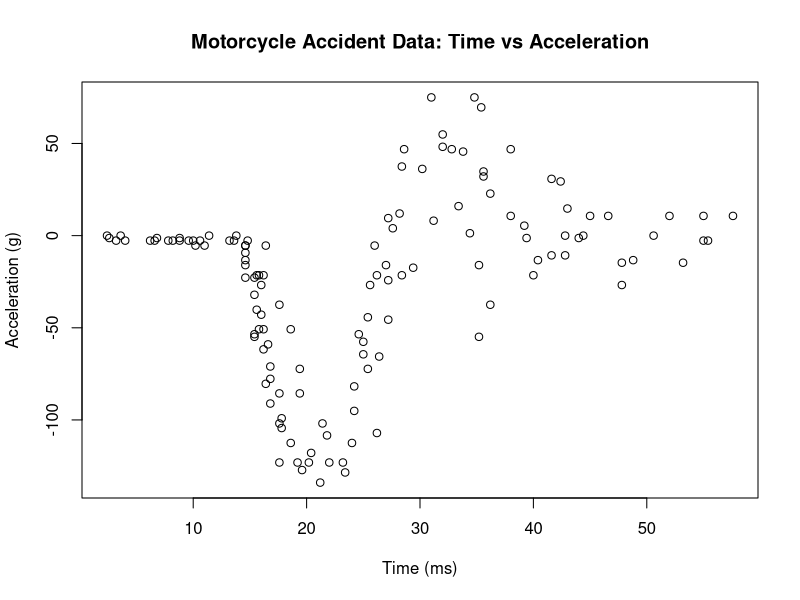
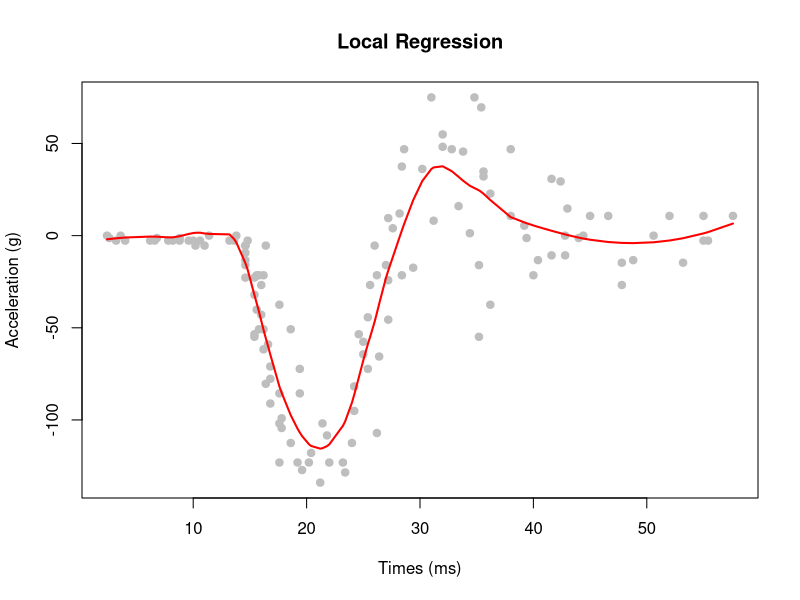
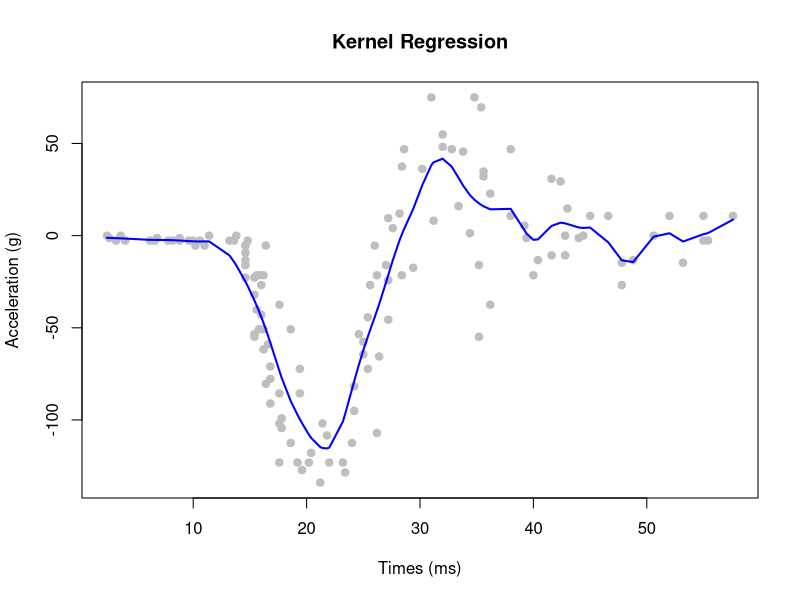
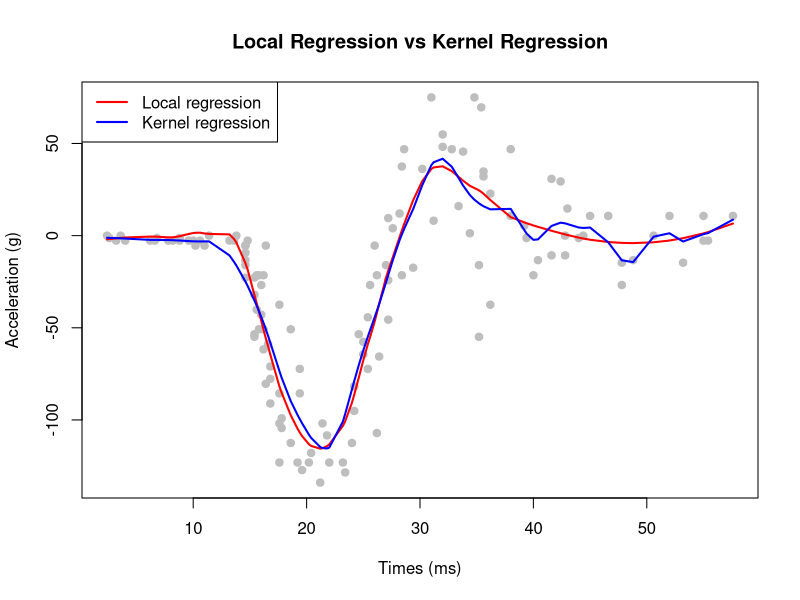

Reproduce these figures in R, in order.
#HW4 202012349 스마트ICT융합공학과 박성윤
# 1-(a) Parametric bootstrap

data(faithful)
eru <- faithful$eruptions
n <- length(eru)
B <- 1000   

hatmu  <- mean(eru)
hatsig <- sd(eru)
Vec <- numeric(B)

set.seed(123)
for (i in 1:B){
  Xb <- rnorm(n, hatmu, hatsig)   
  Vec[i] <- mean(Xb)              
}

MSE_par <- mean((Vec - hatmu)^2)
MSE_par


# 1-(b) Nonparametric bootstrap

data(faithful)
eru <- faithful$eruptions
n <- length(eru)
B <- 1000

hatmean <- mean(eru)
Vec <- numeric(B)

set.seed(123)
for (i in 1:B){
  Xb <- sample(eru, size=n, replace=TRUE)  
  Vec[i] <- mean(Xb)
}

MSE_nonpar <- mean((Vec - hatmean)^2)
MSE_nonpar


# 2-(a) Plot time as predictor and acceleration as a dependent variable
library(MASS)
data(mcycle)

plot(mcycle$time, mcycle$accel,
     xlab = "Time (ms)",
     ylab = "Acceleration (g)",
     main = "Motorcycle Accident Data: Time vs Acceleration")


# 2-(b) Local regression + Kernel regression

library(MASS)
data(mcycle)

# 1)local regression
loess.gcv <- function(x, y){
  nobs <- length(y)
  xs <- sort(x, index.return = TRUE)
  x <- xs$x
  y <- y[xs$ix]
  tune.loess <- function(s){
    lo <- loess(y ~ x, span = s)
    mean((lo$fitted - y)^2) / (1 - lo$trace.hat/nobs)^2
  }
  os <- optimize(tune.loess, interval = c(0.01, 1))$minimum
  lo <- loess(y ~ x, span = os)
  list(x = x, y = lo$fitted, df = lo$trace.hat, span = os)
}

locreg <- with(mcycle, loess.gcv(times, accel))
plot(mcycle$times, mcycle$accel, pch=19, col="gray",
     xlab="Times (ms)", ylab="Acceleration (g)",
     main="Local Regression")
lines(locreg$x, locreg$y, col="red", lwd=2)


# 2)Kernel regression
ksmooth.gcv <- function(x, y){
  nobs <- length(y)
  xs <- sort(x, index.return = TRUE)
  x <- xs$x
  y <- y[xs$ix]
  xdif <- outer(x, x, "-")
  tune.ksmooth <- function(h){
    xden <- dnorm(xdif / h)
    xden <- xden / rowSums(xden)
    df <- sum(diag(xden))
    fit <- xden %*% y
    mean((fit - y)^2) / (1 - df/nobs)^2
  }
  xrng <- diff(range(x))
  oh <- optimize(tune.ksmooth, interval = c(xrng/length(x), xrng))$minimum
  xden <- dnorm(xdif / oh)
  xden <- xden / rowSums(xden)
  df <- sum(diag(xden))
  fit <- xden %*% y
  list(x = x, y = fit, df = df, h = oh)
}

kern <- with(mcycle, ksmooth.gcv(times, accel))
plot(mcycle$times, mcycle$accel, pch=19, col="gray",
     xlab="Times (ms)", ylab="Acceleration (g)",
     main="Kernel Regression")
lines(kern$x, kern$y, col="blue", lwd=2)


# 3)Plot
plot(mcycle$times, mcycle$accel, pch=19, col="gray",
     xlab="Times (ms)", ylab="Acceleration (g)",
     main="Local Regression vs Kernel Regression")

lines(locreg$x, locreg$y, col="red", lwd=2)
lines(kern$x, kern$y, col="blue", lwd=2)
legend("topleft",
       legend=c("Local regression", "Kernel regression"),
       col=c("red","blue"), lwd=2)
